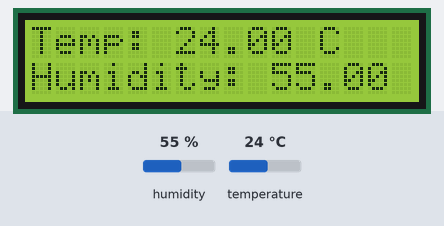
This sketch was run on a simulated ESP32. Shown: 16×2 character LCD. The inputs (shaded band) are chosen by the test bench; at power-on: humidity 55 %, temperature 24 °C. WiFi joins after 1.5 s; servers stay silent unless stated; what the sketch prints to the serial monitor is not drawn.

Above: at 7.5 s.
7.6 s: humidity set to 22 %
At 13.1 s:
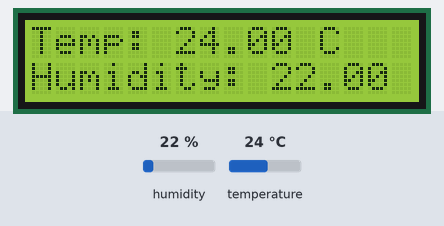
13.4 s: temperature set to 12 °C
At 18.1 s:
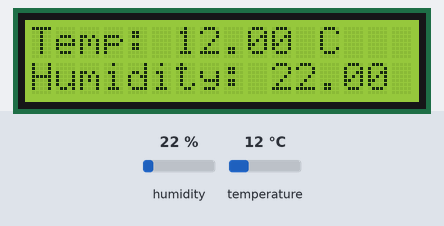
18.4 s: humidity set to 40 %
At 23.1 s:
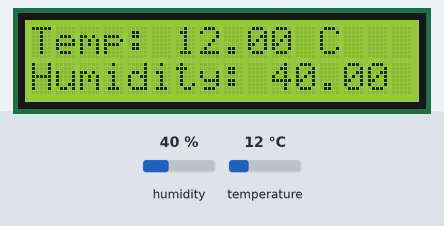
23.4 s: temperature set to 19 °C
At 28.2 s:
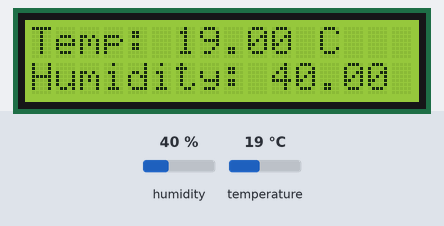
Timing chart, 0 to 29.4 s (numbered marks = the images above; inputs shaded):
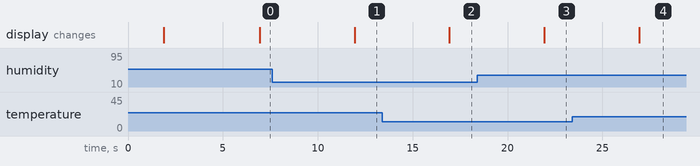

The sketch:

data_to_web.ino
```cpp
#define BLYNK_TEMPLATE_ID "TMscvPLq3vziMRnadw"
#define BLYNK_TEMPLATE_NAME "Temperature And Humidity esp32"

#include <WiFi.h>
#include <BlynkSimpleEsp32.h>
#include "DHT.h"
#include <Wire.h>
#include <LiquidCrystal_PCF8574.h>

// WiFi Credentials
const char* ssid = "Praveen's S23";
const char* password = "123";

// Blynk Authentication Token
char auth[] = "145tyudQggeArC1Dd-Wl_YEvFihMWFxzq";


#define DHTPIN 27
#define DHTTYPE DHT11
DHT dht(DHTPIN, DHTTYPE);

LiquidCrystal_PCF8574 lcd(0x27);

BlynkTimer timer;

// Read DHT11 and send data to Blynk
void sendSensorData() {
    float temperature = dht.readTemperature();
    float humidity = dht.readHumidity();

    if (!isnan(temperature) && !isnan(humidity)) {
        Blynk.virtualWrite(V0, temperature);  // Send temperature to V0
        Blynk.virtualWrite(V1, humidity);  // Send humidity to V1
        Serial.print("Temperature: "); Serial.print(temperature); Serial.println(" °C");
        Serial.print("Humidity: "); Serial.print(humidity); Serial.println(" %");

        lcd.clear();
        lcd.setCursor(0, 0);
        lcd.print("Temp: "); lcd.print(temperature); lcd.print(" C");
        lcd.setCursor(0, 1);
        lcd.print("Humidity: "); lcd.print(humidity); lcd.print(" %");

    } else {
        Serial.println("Failed to read from DHT sensor!");
        lcd.clear();
        lcd.setCursor(0, 0);
        lcd.print("DHT Read Error");
    }
}

void setup() {
    Serial.begin(115200);
    WiFi.begin(ssid, password);
    Wire.begin(21, 22);

    while (WiFi.status() != WL_CONNECTED) {
        delay(500);
        Serial.print(".");
    }
    Serial.println("\nConnected to WiFi!");

    Blynk.begin(auth, ssid, password);
    dht.begin();

    lcd.begin(16, 2);
    lcd.setBacklight(255);
    lcd.print("Initializing...");

    timer.setInterval(5000L, sendSensorData);  // Send data every 5 seconds
}

void loop() {
    Blynk.run();
    timer.run();
}
```

Measured:
- after the input at 7.6 s, the display: changes after 4.3 s (image 1)
- after the input at 13.4 s, the display: changes after 3.5 s (image 2)
- after the input at 18.4 s, the display: changes after 3.5 s (image 3)
- after the input at 23.4 s, the display: changes after 3.5 s (image 4)
